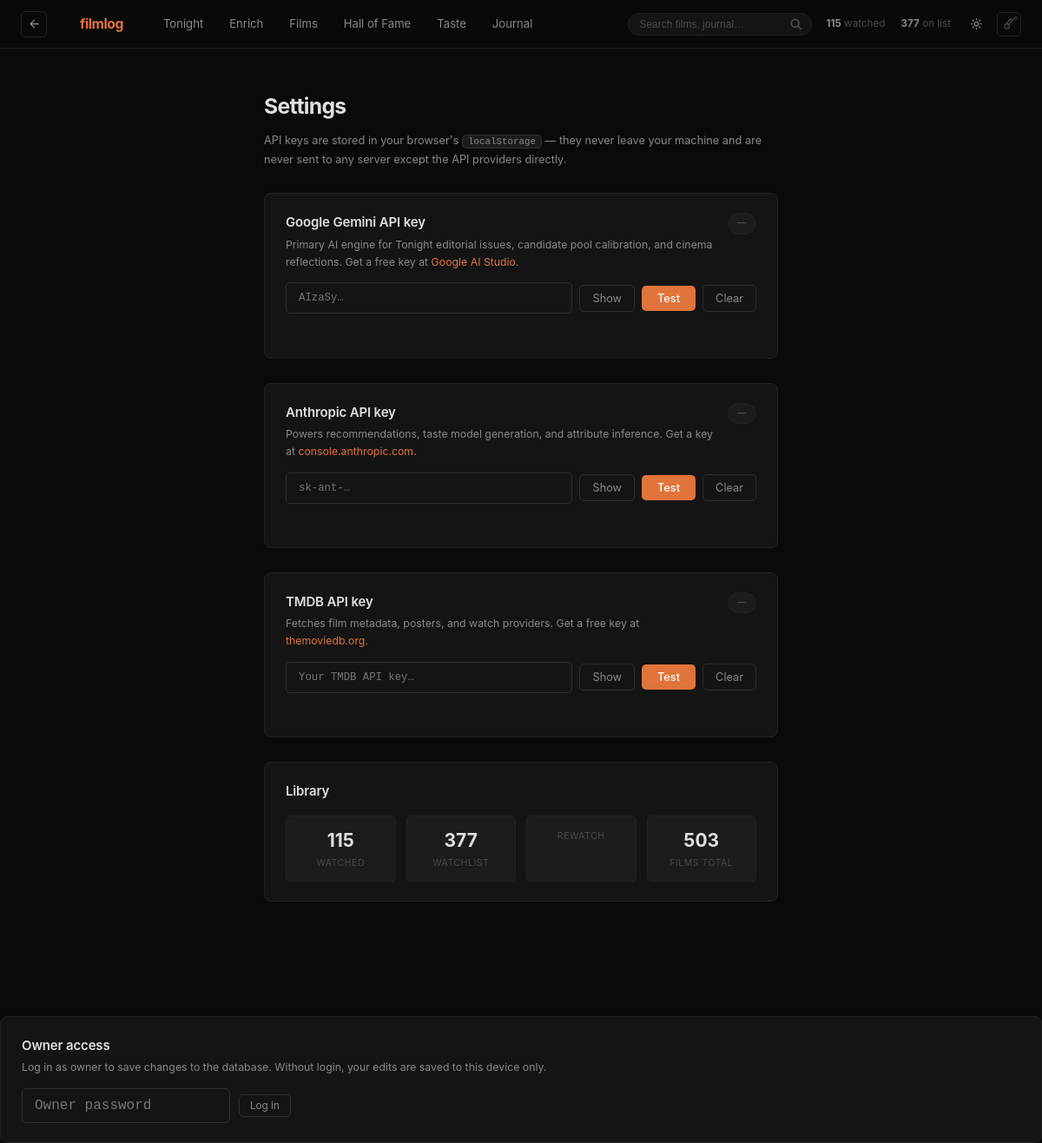
Before: /settings with the older database file.
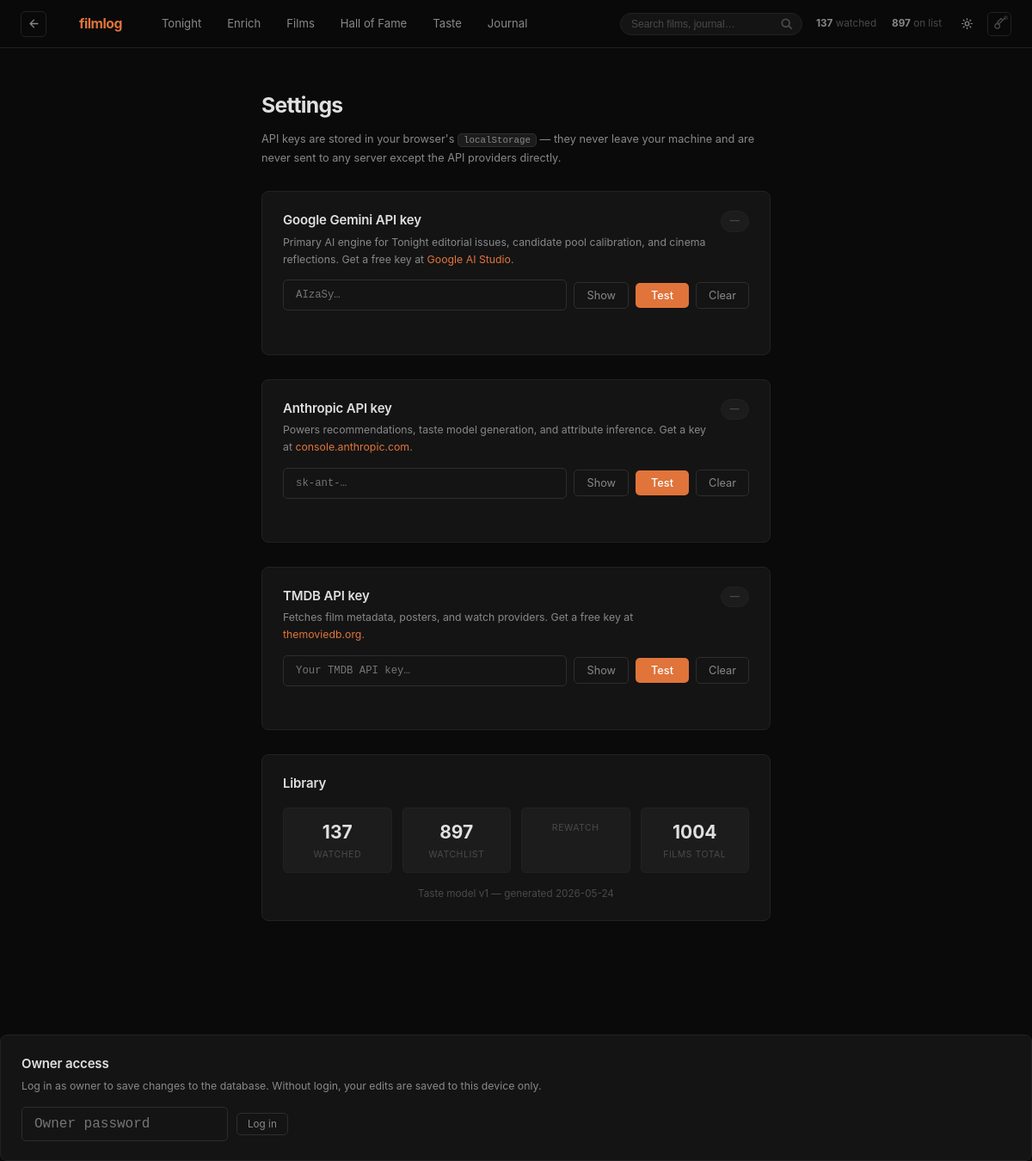
After: the same page with the newer database file.
### tables this page shows
CREATE TABLE taste_model_versions (
    id INTEGER PRIMARY KEY AUTOINCREMENT,
    version_number INTEGER NOT NULL,
    generated_at TEXT NOT NULL,
    model_summary TEXT NOT NULL,
    trigger TEXT CHECK(trigger IN ('manual', '10_films_added', 'user_edit'))
);

### app.py (the view)
@app.route("/settings")
def settings():
    return render_template(
        "settings.html",
        page="settings",
        title="Settings",
        stats=_get_stats(),
    )

### app.py (called while the page is built)
def _is_owner() -> bool:
    if session.get("owner") is True:
        return True
    try:
        header_pwd = request.headers.get("X-Owner-Password", "").strip() if request else ""
        correct = os.getenv("FILMLOG_PASSWORD", "8544")
        if header_pwd and header_pwd == correct:
            session["owner"] = True
            return True
    except Exception:
        pass
    return False

@app.before_request
def _set_visitor_flag():
    from flask import g
    g.visitor_mode = not _is_owner()

@app.context_processor
def _inject_auth():
    return {"is_owner": _is_owner()}

def _get_stats() -> dict:
    try:
        return db.get_library_stats()
    except Exception:
        return {
            "watched": 0,
            "watchlist": 0,
            "rewatch_candidate": 0,
            "total": 0,
            "taste_model_version": None,
        }

### filmlog/db.py (called while the page is built, shortened)
def get_connection() -> sqlite3.Connection:
    target_path = DB_PATH
    conn = sqlite3.connect(target_path)
    conn.row_factory = sqlite3.Row
    conn.execute("PRAGMA foreign_keys = ON")
    conn.execute("PRAGMA journal_mode = WAL")  # safe for concurrent reads
    return conn

### templates/settings.html (shortened to what the changed rows need)
{% extends "base.html" %}
{% block content %}
<div class="settings-layout">
  <div class="settings-header">
    <h1 class="settings-title">Settings</h1>
  </div>
  <div class="settings-card">
    <div class="settings-card-header">
      <div>
        <h2 class="settings-card-title">Google Gemini API key</h2>
      </div>
    </div>
  </div>
  <div class="settings-card">
    <div class="settings-card-header">
      <div>
        <h2 class="settings-card-title">Anthropic API key</h2>
      </div>
    </div>
  </div>
  <div class="settings-card">
    <div class="settings-card-header">
      <div>
        <h2 class="settings-card-title">TMDB API key</h2>
      </div>
    </div>
  </div>
  {% if stats %}
  <div class="settings-card settings-card-info">
    <h2 class="settings-card-title">Library</h2>
    <div class="settings-stats">
      <div class="settings-stat">
        <span class="settings-stat-n">{{ stats.watched }}</span>
        <span class="settings-stat-l">Watched</span>
      </div>
      <div class="settings-stat">
        <span class="settings-stat-n">{{ stats.watchlist }}</span>
        <span class="settings-stat-l">Watchlist</span>
      </div>
      <div class="settings-stat">
        <span class="settings-stat-l">Rewatch</span>
      </div>
      <div class="settings-stat">
        <span class="settings-stat-n">{{ stats.total }}</span>
        <span class="settings-stat-l">Films total</span>
      </div>
    </div>
    {% if stats.taste_model_version %}
    <p class="settings-model-version">
      Taste model v{{ stats.taste_model_version.version_number }}
      — generated {{ stats.taste_model_version.generated_at[:10] }}
    </p>
    {% endif %}
  </div>
  {% endif %}
</div>
  <div class="settings-card" style="margin-top: 32px;">
    <div class="settings-card-header">
      <div>
        <h2 class="settings-card-title">Owner access</h2>
      </div>
    </div>
  </div>
{% endblock %}

Changed rows visible on the page:
added taste_model_versions: taste_model_version.version_number "1", taste_model_version "2026-05-24"
Other visible differences:
{{ stats.watched }}: "115" → "137"
{{ stats.watchlist }}: "377" → "897"
{{ stats.total }}: "503" → "1004"
text now shown: "Taste model v — generated"
